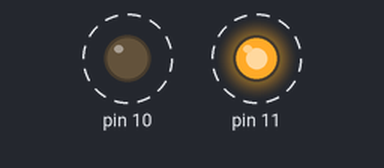
Simulated run of this sketch. Board: Arduino Uno, built with avr-gcc and run on an emulated ATmega328P. Parts: output pins drawn as LEDs (lit = HIGH). Dashed ring = blinking.

Above: at 0.5 s.
Timing chart, 0 to 4.8 s (numbered marks = the images above):
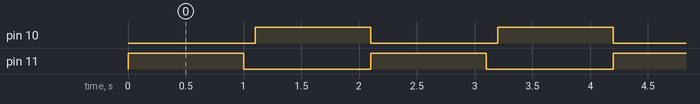

Measured:
- by itself, pin 10, pin 11: alternates HIGH for 1.0 s and LOW for 1.1 s

The sketch:

lab_2_blinking1.ino
```cpp
// C++ code
//
void setup()
{

}

void loop()
{
  analogWrite(11, 255);
  delay(1000);
  analogWrite(11, 0);
  delay(100);
  analogWrite(10, 255);
  delay(1000);
  analogWrite(10, 0);
}
```
